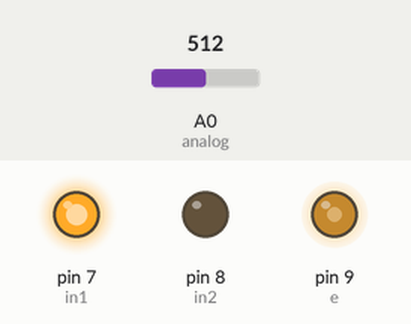
A sketch run on a simulated Arduino Uno, built with avr-gcc and run on an emulated ATmega328P. On the bench: output pins drawn as LEDs (lit = HIGH). The inputs (shaded band) are chosen by the test bench; at power-on: A0 (analog) = 512.

Above: at 1.2 s.
1.3 s: A0 (analog) set to 716
At 1.7 s:
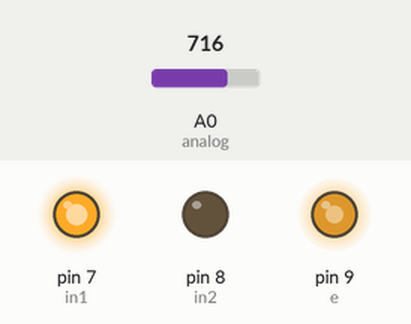
2.8 s: A0 (analog) set to 900
At 4.0 s:
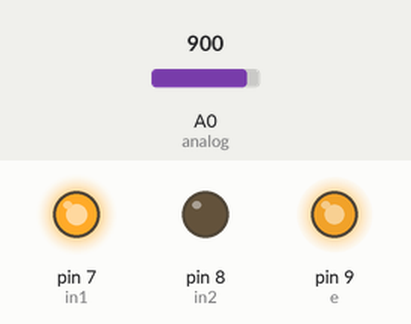
4.3 s: A0 (analog) set to 122
At 5.2 s:
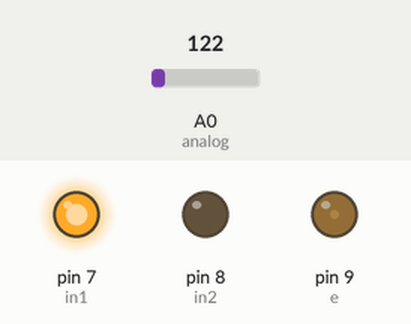
5.8 s: A0 (analog) set to 0
At 6.3 s:
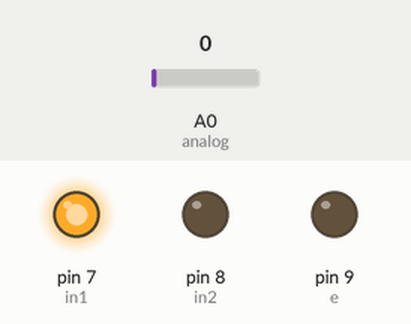
7.3 s: A0 (analog) set to 511
At 8.7 s:
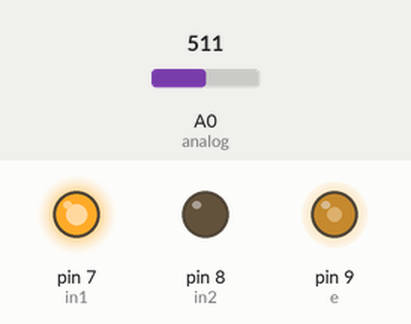
Timing chart, 0 to 9.8 s (numbered marks = the images above; inputs shaded):
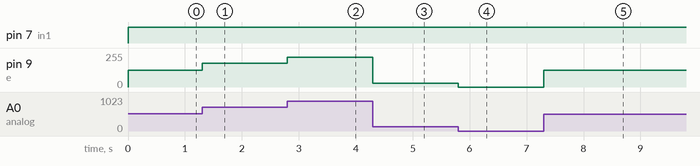

Measured:
- after the input at 1.3 s, pin 9 (e): 127/255 → 178/255 at once
- after the input at 2.8 s, pin 9 (e): 178/255 → 224/255 at once
- after the input at 4.3 s, pin 9 (e): 224/255 → 30/255 at once
- after the input at 5.8 s, pin 9 (e): 30/255 → 0/255 at once
- after the input at 7.3 s, pin 9 (e): 0/255 → 127/255 at once

The sketch:

code278.ino
```cpp
int analog = A0;
int in1 = 7;
int in2 = 8;
int e = 9;
int i;
void setup()
{
  Serial.begin(9600);
  pinMode(in1,OUTPUT);
  pinMode(in2,OUTPUT);
  pinMode(e,OUTPUT);
}
void loop()
{
  digitalWrite(in1,HIGH);
  digitalWrite(in2,LOW);
  int analogread = analogRead(analog);
  int tocdo = map(analogread,0,1023,0,255);
  analogWrite(e,tocdo);
}
```
